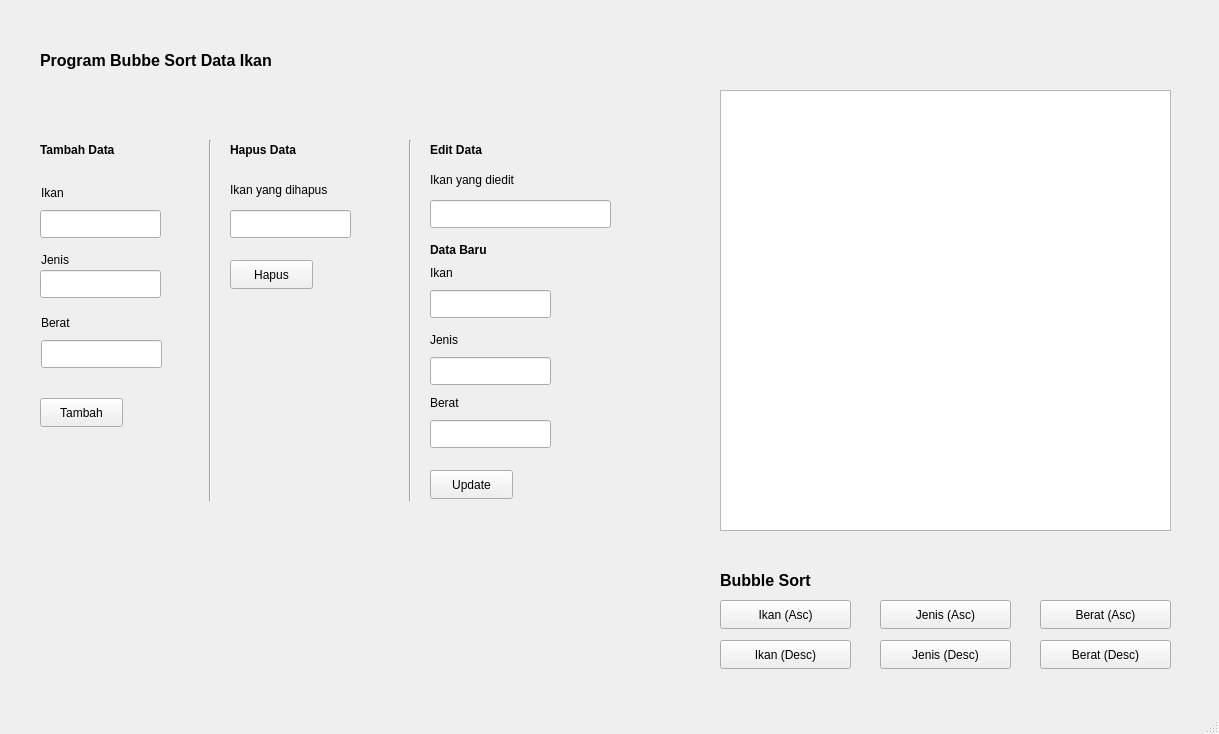
<?xml version="1.0" encoding="UTF-8"?>
<ui version="4.0">
 <class>IkanBubbleSort</class>
 <widget class="QMainWindow" name="IkanBubbleSort">
  <property name="geometry">
   <rect>
    <x>0</x>
    <y>0</y>
    <width>1219</width>
    <height>734</height>
   </rect>
  </property>
  <property name="windowTitle">
   <string>IkanBubbleSort</string>
  </property>
  <widget class="QWidget" name="centralwidget">
   <widget class="QLabel" name="label_13">
    <property name="geometry">
     <rect>
      <x>430</x>
      <y>263</y>
      <width>121</width>
      <height>20</height>
     </rect>
    </property>
    <property name="text">
     <string>Ikan</string>
    </property>
   </widget>
   <widget class="QPushButton" name="pushButtonJenisAsc">
    <property name="geometry">
     <rect>
      <x>880</x>
      <y>600</y>
      <width>131</width>
      <height>29</height>
     </rect>
    </property>
    <property name="text">
     <string>Jenis (Asc)</string>
    </property>
   </widget>
   <widget class="QLineEdit" name="lineEditJenis">
    <property name="geometry">
     <rect>
      <x>40</x>
      <y>270</y>
      <width>121</width>
      <height>28</height>
     </rect>
    </property>
   </widget>
   <widget class="QLineEdit" name="lineEditJenis_2">
    <property name="geometry">
     <rect>
      <x>430</x>
      <y>357</y>
      <width>121</width>
      <height>28</height>
     </rect>
    </property>
   </widget>
   <widget class="QTableView" name="tableView">
    <property name="geometry">
     <rect>
      <x>720</x>
      <y>90</y>
      <width>451</width>
      <height>441</height>
     </rect>
    </property>
   </widget>
   <widget class="QLabel" name="label_6">
    <property name="geometry">
     <rect>
      <x>40</x>
      <y>140</y>
      <width>121</width>
      <height>20</height>
     </rect>
    </property>
    <property name="font">
     <font>
      <bold>true</bold>
     </font>
    </property>
    <property name="text">
     <string>Tambah Data</string>
    </property>
   </widget>
   <widget class="QLabel" name="label_14">
    <property name="geometry">
     <rect>
      <x>430</x>
      <y>330</y>
      <width>121</width>
      <height>20</height>
     </rect>
    </property>
    <property name="text">
     <string>Jenis</string>
    </property>
   </widget>
   <widget class="QLabel" name="label_4">
    <property name="geometry">
     <rect>
      <x>41</x>
      <y>313</y>
      <width>121</width>
      <height>20</height>
     </rect>
    </property>
    <property name="text">
     <string>Berat</string>
    </property>
   </widget>
   <widget class="QPushButton" name="pushButtonIkanAsc">
    <property name="geometry">
     <rect>
      <x>720</x>
      <y>600</y>
      <width>131</width>
      <height>29</height>
     </rect>
    </property>
    <property name="text">
     <string>Ikan (Asc)</string>
    </property>
   </widget>
   <widget class="QPushButton" name="pushButtonBeratAsc">
    <property name="geometry">
     <rect>
      <x>1040</x>
      <y>600</y>
      <width>131</width>
      <height>29</height>
     </rect>
    </property>
    <property name="text">
     <string>Berat (Asc)</string>
    </property>
   </widget>
   <widget class="QLineEdit" name="lineEditIkan">
    <property name="geometry">
     <rect>
      <x>40</x>
      <y>210</y>
      <width>121</width>
      <height>28</height>
     </rect>
    </property>
   </widget>
   <widget class="QPushButton" name="pushButtonJenisDesc">
    <property name="geometry">
     <rect>
      <x>880</x>
      <y>640</y>
      <width>131</width>
      <height>29</height>
     </rect>
    </property>
    <property name="text">
     <string>Jenis (Desc)</string>
    </property>
   </widget>
   <widget class="QPushButton" name="pushUpdate">
    <property name="geometry">
     <rect>
      <x>430</x>
      <y>470</y>
      <width>83</width>
      <height>29</height>
     </rect>
    </property>
    <property name="text">
     <string>Update</string>
    </property>
   </widget>
   <widget class="QLineEdit" name="lineEditBerat">
    <property name="geometry">
     <rect>
      <x>41</x>
      <y>340</y>
      <width>121</width>
      <height>28</height>
     </rect>
    </property>
   </widget>
   <widget class="QLineEdit" name="lineUpdateIkan">
    <property name="geometry">
     <rect>
      <x>430</x>
      <y>200</y>
      <width>181</width>
      <height>28</height>
     </rect>
    </property>
   </widget>
   <widget class="QPushButton" name="pushButton">
    <property name="geometry">
     <rect>
      <x>40</x>
      <y>398</y>
      <width>83</width>
      <height>29</height>
     </rect>
    </property>
    <property name="text">
     <string>Tambah</string>
    </property>
   </widget>
   <widget class="QLabel" name="label_7">
    <property name="geometry">
     <rect>
      <x>720</x>
      <y>570</y>
      <width>281</width>
      <height>20</height>
     </rect>
    </property>
    <property name="font">
     <font>
      <pointsize>12</pointsize>
      <bold>true</bold>
     </font>
    </property>
    <property name="text">
     <string>Bubble Sort</string>
    </property>
   </widget>
   <widget class="QLabel" name="label_10">
    <property name="geometry">
     <rect>
      <x>430</x>
      <y>140</y>
      <width>121</width>
      <height>20</height>
     </rect>
    </property>
    <property name="font">
     <font>
      <bold>true</bold>
     </font>
    </property>
    <property name="text">
     <string>Edit Data</string>
    </property>
   </widget>
   <widget class="QLineEdit" name="lineEditIkan_2">
    <property name="geometry">
     <rect>
      <x>430</x>
      <y>290</y>
      <width>121</width>
      <height>28</height>
     </rect>
    </property>
   </widget>
   <widget class="QLabel" name="label_2">
    <property name="geometry">
     <rect>
      <x>41</x>
      <y>183</y>
      <width>121</width>
      <height>20</height>
     </rect>
    </property>
    <property name="text">
     <string>Ikan</string>
    </property>
   </widget>
   <widget class="QLabel" name="label_8">
    <property name="geometry">
     <rect>
      <x>230</x>
      <y>140</y>
      <width>121</width>
      <height>20</height>
     </rect>
    </property>
    <property name="font">
     <font>
      <bold>true</bold>
     </font>
    </property>
    <property name="text">
     <string>Hapus Data</string>
    </property>
   </widget>
   <widget class="QLineEdit" name="lineEditBerat_2">
    <property name="geometry">
     <rect>
      <x>430</x>
      <y>420</y>
      <width>121</width>
      <height>28</height>
     </rect>
    </property>
   </widget>
   <widget class="QLabel" name="label">
    <property name="geometry">
     <rect>
      <x>40</x>
      <y>30</y>
      <width>301</width>
      <height>61</height>
     </rect>
    </property>
    <property name="font">
     <font>
      <pointsize>12</pointsize>
      <bold>true</bold>
     </font>
    </property>
    <property name="text">
     <string>Program Bubbe Sort Data Ikan</string>
    </property>
   </widget>
   <widget class="QLabel" name="label_9">
    <property name="geometry">
     <rect>
      <x>230</x>
      <y>180</y>
      <width>161</width>
      <height>20</height>
     </rect>
    </property>
    <property name="text">
     <string>Ikan yang dihapus</string>
    </property>
   </widget>
   <widget class="QPushButton" name="pushButtonIkanDesc">
    <property name="geometry">
     <rect>
      <x>720</x>
      <y>640</y>
      <width>131</width>
      <height>29</height>
     </rect>
    </property>
    <property name="text">
     <string>Ikan (Desc)</string>
    </property>
   </widget>
   <widget class="QLabel" name="label_3">
    <property name="geometry">
     <rect>
      <x>41</x>
      <y>250</y>
      <width>121</width>
      <height>20</height>
     </rect>
    </property>
    <property name="text">
     <string>Jenis</string>
    </property>
   </widget>
   <widget class="Line" name="line_2">
    <property name="geometry">
     <rect>
      <x>400</x>
      <y>140</y>
      <width>20</width>
      <height>361</height>
     </rect>
    </property>
    <property name="orientation">
     <enum>Qt::Vertical</enum>
    </property>
   </widget>
   <widget class="QLabel" name="label_15">
    <property name="geometry">
     <rect>
      <x>430</x>
      <y>240</y>
      <width>121</width>
      <height>20</height>
     </rect>
    </property>
    <property name="font">
     <font>
      <bold>true</bold>
     </font>
    </property>
    <property name="text">
     <string>Data Baru</string>
    </property>
   </widget>
   <widget class="QLabel" name="label_11">
    <property name="geometry">
     <rect>
      <x>430</x>
      <y>170</y>
      <width>161</width>
      <height>20</height>
     </rect>
    </property>
    <property name="text">
     <string>Ikan yang diedit</string>
    </property>
   </widget>
   <widget class="QPushButton" name="pushButtonHapus">
    <property name="geometry">
     <rect>
      <x>230</x>
      <y>260</y>
      <width>83</width>
      <height>29</height>
     </rect>
    </property>
    <property name="text">
     <string>Hapus</string>
    </property>
   </widget>
   <widget class="QPushButton" name="pushButtonBeratDesc">
    <property name="geometry">
     <rect>
      <x>1040</x>
      <y>640</y>
      <width>131</width>
      <height>29</height>
     </rect>
    </property>
    <property name="text">
     <string>Berat (Desc)</string>
    </property>
   </widget>
   <widget class="QLabel" name="label_12">
    <property name="geometry">
     <rect>
      <x>430</x>
      <y>393</y>
      <width>121</width>
      <height>20</height>
     </rect>
    </property>
    <property name="text">
     <string>Berat</string>
    </property>
   </widget>
   <widget class="Line" name="line">
    <property name="geometry">
     <rect>
      <x>200</x>
      <y>140</y>
      <width>20</width>
      <height>361</height>
     </rect>
    </property>
    <property name="orientation">
     <enum>Qt::Vertical</enum>
    </property>
   </widget>
   <widget class="QLineEdit" name="lineHapusIkan">
    <property name="geometry">
     <rect>
      <x>230</x>
      <y>210</y>
      <width>121</width>
      <height>28</height>
     </rect>
    </property>
   </widget>
  </widget>
  <widget class="QStatusBar" name="statusbar"/>
 </widget>
 <resources/>
 <connections/>
</ui>
